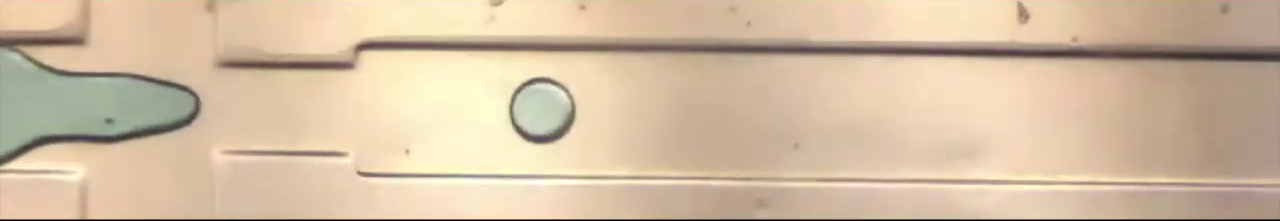
#> input picture img/sample-1.png, 1280 x 221 px
$ python validate_detection.py   (older library calls are emulated)
#> lines starting #> are read from the running program, lines starting #| are printed output that depends on the picture
### processing/particle_detector.py
import cv2
import os
import numpy as np
import time
import sys

# Add parent directory to path for imports
sys.path.insert(0, os.path.dirname(os.path.dirname(os.path.abspath(__file__))))

try:
    from perception.encapsulation_detector import EncapsulationDetector
    ENCAPSULATION_AVAILABLE = True
except ImportError:
    ENCAPSULATION_AVAILABLE = False

try:
    from processing.channel_detector import ChannelDetector
    CHANNEL_DETECTION_AVAILABLE = True
except ImportError:
    CHANNEL_DETECTION_AVAILABLE = False

class ParticleImageProcessor:
    def __init__(self, um_per_pixel=None):
        """
        Initialise the ParticleImageProcessor class.

        Args:
            um_per_pixel (float, optional): Calibration factor for converting pixels to micrometers.
                If None, measurements will be in pixels only.
        """
        # Calibration
        self.calibration = {
            'um_per_pixel': um_per_pixel  # Micrometers per pixel (set via calibration)
        }

        # Hough Circle parameters (can be overridden)
        self.hough_params = {
            'dp': 1,
            'minDist': 40,
            'param1': 70,
            'param2': 50,
            'minRadius': 10,
            'maxRadius': 500
        }

        # Encapsulation detector (optional)
        self.encapsulation_detector = EncapsulationDetector() if ENCAPSULATION_AVAILABLE else None
        self.detect_encapsulation_enabled = False  # Can be enabled via method

        # Initialise image objects
        self.image = {
            'sample'        : None, # Original input image
            'grayscale'     : None, # Grayscale representation
            'preprocessed'  : None, # Preprocessed image
            'processed'     : None  # Processed image
        }

        # Image meta-information: for the input sample image ONLY
        self.image_meta = {
            'filename':     None,   # Source image name, if any
            'filepath' :    None,   # Source image location, if any
            'size_x'   :    None,   # Source image size (width, pixels)
            'size_y'   :    None,   # Source image size, (height, pixels)
            'blurriness':   None,   # Blurriness (using sobel gradient magnitude)
            'illumination_uniformity':  None, # Illumination uniformity
            'noise_level':  None,   # Noise level of the image as percentage (0% = ideal)
            'resolution':   None    # Resolution (micrometers per pixel)
        }

        # Particle metrics
        self.particle_metrics = {
            'num_particles': None,                          # Number of detected particles
            'particle_centres' : [],                        # Locations of the particle centres
            'particle_radii' : [],                          # The radius of each particle
            'particle_radii_sorted' : [],                   # An asc list of the particle radii
            'particle_size_distribution': None,             # Particle size distribution
            'mean_particle_size': None,                     # Mean detected particle size
            'median_particle_size' : None,                  # Median detected particle size
            'std_dev_particle_size': None,                  # Std Dev of particle size
            'particle_density': None,                       # Particle density
            'particle_coverage': None,                      # Particle coverage
            'particle_circularity_distribution': None,      # Particle circularity distribution
            'mean_particle_circularity': None,              # Mean particle circularity
            'particle_aspect_ratios': [],                   # Aspect ratios (major/minor axis) for regime detection
            'mean_aspect_ratio': None,                      # Mean aspect ratio
            'coefficient_of_variation': None,               # CV = std/mean (uniformity metric)
            # Encapsulation metrics (if enabled)
            'encapsulation_rate': None,                     # Fraction of particles encapsulated
            'particles_per_droplet': None,                  # Mean particles per droplet
            'poisson_lambda': None,                         # Poisson loading parameter
            'num_droplets': None,                           # Number of detected droplets
            'num_encapsulated': None,                       # Number of encapsulated particles
        }

        # Processing metrics
        self.processing_metrics = {
            'start_time' : None,        # Time of processing start
            'stop_time' : None,         # Time of processing stop
            'processing_time' : None,   # Amount of time taken to process one image
            'processing_time_normalised' : None # Normalise for image size (seconds per pixel)
        }

    # [28 lines left out: functions set_calibration, enable_encapsulation_detection, not called in this run]

    def _start_timer(self):
        self.processing_metrics['start_time'] = time.time()

    def _stop_timer(self):
        self.processing_metrics['stop_time'] = time.time()
        self.processing_metrics['processing_time'] = float(self.processing_metrics['stop_time']) - float(self.processing_metrics['start_time'])
        # Calculate performance of the image processor: how many pixels per second can we manage?
        n_pixels = float(self.image_meta['size_x']) * float(self.image_meta['size_y'])
        if self.processing_metrics['processing_time'] is not None:
            self.processing_metrics['processing_time_normalised'] = n_pixels / self.processing_metrics['processing_time']

    def _measure_noise(self):
        """
        Measure the noise in an image. We apply median filtering to remove any noise.
        Then we can see how much noise was effectively removed to know how much was
        originally present in the image. Make sense?
        """
        image = self.image['grayscale']

        # Apply median filtering
        median_filtered = cv2.medianBlur(image, 3)  # Kernel size (5x5)

        # Calculate the absolute difference between original and median filtered image
        diff = np.abs(image.astype(np.float32) - median_filtered.astype(np.float32))

        # Calculate the maximum possible difference (assuming pixel values in [0, 255])
        max_diff = 255.0

        # Calculate noise levels as a percentage
        noise_level_percentage = (np.sum(diff) / (image.shape[0] * image.shape[1] * max_diff)) * 100
        self.image_meta['noise_level'] = noise_level_percentage

    # [9 lines left out: function _load_stream, not called in this run]


    def _load_image(self, filepath):
        """
        Load an image from the specified path and create a grayscale copy.
        For colored images with blue dye, uses inverted blue channel for better detection.

        Args:
            image_path (str): The path to the image file.
        """
#> called with filepath = 'img/sample-1.png'
        self.image['sample'] = cv2.imread(filepath)

        # Detect if image has blue-dyed droplets and use appropriate channel
        if len(self.image['sample'].shape) == 3:  # Color image
            b, g, r = cv2.split(self.image['sample'])
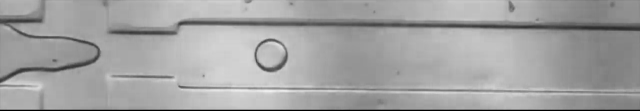
#> b: shape (221, 1280) (shown at 1/2 size); min 0, max 244, mean 162.7
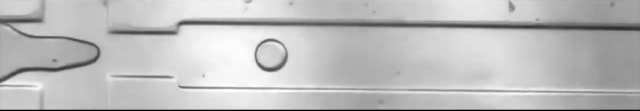
#> g: shape (221, 1280) (shown at 1/2 size); min 0, max 255, mean 190
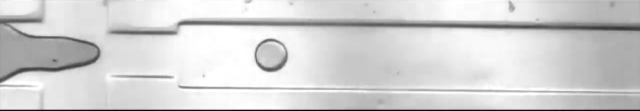
#> r: shape (221, 1280) (shown at 1/2 size); min 0, max 255, mean 211.5

            # Analyze color composition
            blue_mean = b.mean()
#> blue_mean = 162.7
            green_mean = g.mean()
#> green_mean = 190
            red_mean = r.mean()
#> red_mean = 211.5

            # Check if this is a true grayscale image (all channels nearly equal)
            channel_variance = np.std([blue_mean, green_mean, red_mean])
#> channel_variance = 19.97

            if channel_variance < 2.0:
                # True grayscale image - all channels are essentially equal
                self.image['grayscale'] = cv2.cvtColor(self.image['sample'], cv2.COLOR_BGR2GRAY)
                self.image_meta['color_mode'] = 'grayscale'
            elif blue_mean > red_mean + 5:
                # Blue-dyed droplets: blue channel is significantly brighter than red
                self.image['grayscale'] = 255 - b
                self.image_meta['color_mode'] = 'blue_channel_inverted'
            else:
                # Standard color image, use grayscale conversion
                self.image['grayscale'] = cv2.cvtColor(self.image['sample'], cv2.COLOR_BGR2GRAY)
                self.image_meta['color_mode'] = 'grayscale'
        else:
            # Already grayscale
            self.image['grayscale'] = self.image['sample']
            self.image_meta['color_mode'] = 'grayscale'

        self._get_image_meta_data(filepath)
#> in _measure_noise, `diff = np.abs(image.astype(np.float32) - median_filtered.astype(np.flo..`:
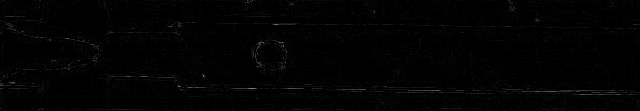
#> diff: shape (221, 1280) float32 (shown at 1/2 size); min 0, max 22, mean 0.2; drawn with min black and max white
#> in _measure_noise, `noise_level_percentage = (np.sum(diff) / (image.shape[0] * image.shape..`: noise_level_percentage = 0.0753

    # [26 lines left out: function _detect_channel, not called in this run]

    def _measure_blurriness(self):
        """
        Analyse the quality of the input image by measuring the blurriness.
        """

        # Convert the image to grayscale
        self.image['grayscale'] = cv2.cvtColor(self.image['sample'], cv2.COLOR_BGR2GRAY)

        # Calculate the Sobel gradients in the x and y directions
        gradient_x = cv2.Sobel(self.image['grayscale'], cv2.CV_64F, 1, 0, ksize=3)
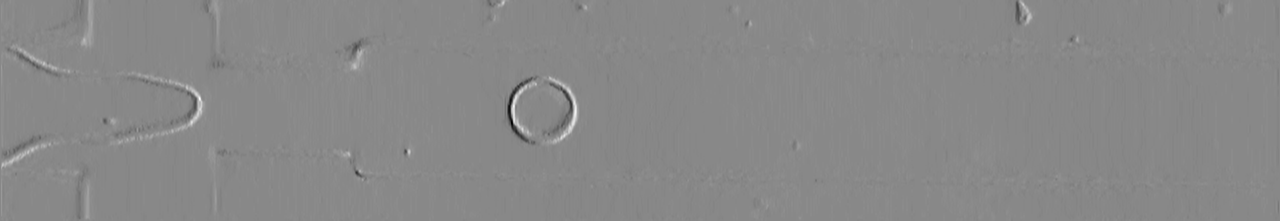
#> gradient_x: shape (221, 1280) float64; min -355, max 307, mean -0.1; drawn with min black and max white
        gradient_y = cv2.Sobel(self.image['grayscale'], cv2.CV_64F, 0, 1, ksize=3)

        # Compute the combined gradient magnitude
        gradient_magnitude = cv2.magnitude(gradient_x, gradient_y)
#> (the rest of the program and of its run is left out)
